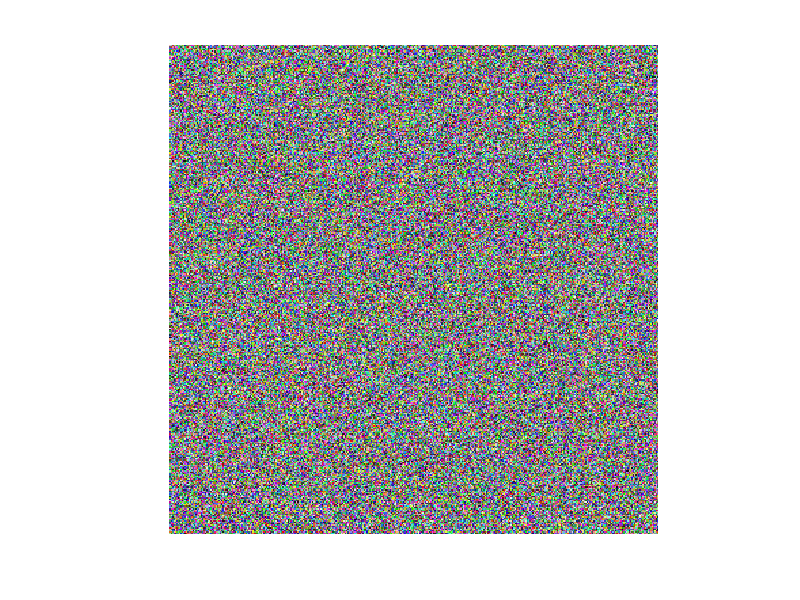

MATLAB code for this plot:
%Image Creation

close all;
clc;
clear all;


figure
image=zeros(360,360,3); %initialize
image(:,:,1)=rand(360,360);   %Red (dark red)
image(:,:,2)=rand(360,360);   %Red (maximum value)
image(:,:,3)=rand(360,360);  %Green
image(:,:,1)=rand(360,360);
imshow(image)
